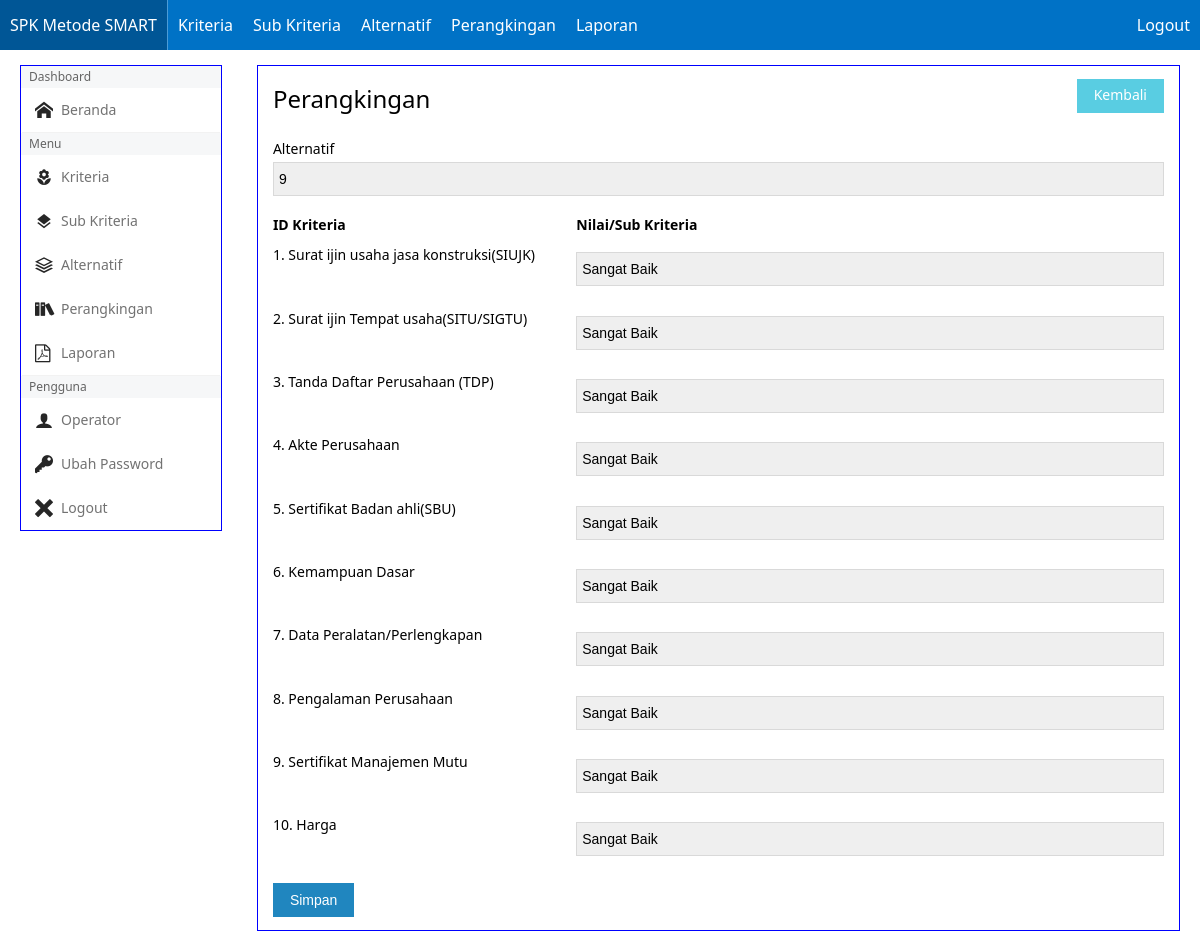
/perangkingan.php?page=form&alt=9&kri=21&nilai=25 (signed in), run on the app's committed database.
### tables this page shows
CREATE TABLE `smart_kriteria` (
  `id_kriteria` int(11) NOT NULL,
  `nama_kriteria` varchar(45) NOT NULL,
  `bobot_kriteria` double NOT NULL
);

### perangkingan.php (the view, shortened to what this page needs)
<?php
include "header.php";
$page = isset($_GET['page'])?$_GET['page']:"";
?>
<div class="row cells4">
	<div class="cell colspan2">
		<h3>Perangkingan</h3>
	</div>
<?php
if($page=='form'){
?>
	<div class="cell colspan2 align-right">
		<a href="perangkingan.php" class="button info">Kembali</a>
	</div>
</div>
	<form method="post">
		<label>Alternatif</label>
		<div class="input-control select full-size">
		    <select name="alt">
		    	<option value="<?php echo isset($_GET['alt'])? $_GET['alt'] : ''; ?>"><?php echo isset($_GET['alt'])? $_GET['alt'] : ''; ?></option>
		    </select>
		</div><br/><br/><b>
		<div class="row cells3">
			<div class="cell">ID Kriteria</div>
			<div class="cell colspan2">Nilai/Sub Kriteria</div>
		</div></b><br/>
		<?php
			$stmt4 = $db->prepare("select * from smart_kriteria");
			$stmt4->execute();
			$no=1;
			while($row4 = $stmt4->fetch()){
		?>
		<div class="row cells3">
			<div class="cell"><input type="hidden" name="kri[<?php echo $row4['id_kriteria'] ?>]" value="<?php echo $row4['id_kriteria'] ?>"><?php echo $no++ ?>.
				<?php echo $row4['nama_kriteria'] ?></div>
			<div class="cell colspan2">
				<div class="input-control select full-size">
				    <select name="altkri[<?php echo $row4['id_kriteria'] ?>]">
				    	<?php
						$stmt5 = $db->prepare("select * from smart_sub_kriteria where id_kriteria='".$row4['id_kriteria']."'");
						$stmt5->execute();
						while($row5 = $stmt5->fetch()){
						?>
				    	<option value="<?php echo $row5['nilai_sub_kriteria'] ?>"><?php echo $row5['nama_sub_kriteria'] ?></option>
				    	<?php
				    	}
				    	?>
				    </select>
				</div>
			</div>
		</div>
		<?php
		    }
		?>
		<?php
		if (isset($_GET['id'])) {
			?>
			<button type="submit" name="update" class="button warning">Update</button>
			<?php
		} else{
			?>
			<button type="submit" name="simpan" class="button primary">Simpan</button>
			<?php
		}
		?>
	</form>
<?php
} else if($page=='hapus'){
?>
	<div class="cell colspan2 align-right">
	</div>
</div>
<?php
	if(isset($_GET['alt'])){
		$stmt = $db->prepare("delete from smart_alternatif_kriteria where id_alternatif='".$_GET['alt']."'");
	 	if($stmt->execute()){
	 		?>
	 		<script type="text/javascript">location.href='perangkingan.php'</script>
	 		<?php
	 	}
	}
}
include "footer.php";
?>

### css/metro-responsive.css (style rules this page uses)
@media screen and (max-width: 1400px) { html { font-size: 110%; } }
@media screen and (max-width: 1200px) { html { font-size: 100%; } }

### data on the page
smart_kriteria: nama_kriteria "Surat ijin usaha jasa konstruksi(SIUJK)"
smart_kriteria: nama_kriteria "Surat ijin Tempat usaha(SITU/SIGTU)"
smart_kriteria: nama_kriteria "Tanda Daftar Perusahaan (TDP)"
smart_kriteria: nama_kriteria "Akte Perusahaan"
smart_kriteria: nama_kriteria "Sertifikat Badan ahli(SBU)"
smart_kriteria: nama_kriteria "Kemampuan Dasar"
smart_kriteria: nama_kriteria "Data Peralatan/Perlengkapan"
smart_kriteria: nama_kriteria "Pengalaman Perusahaan"
smart_kriteria: nama_kriteria "Sertifikat Manajemen Mutu"
smart_kriteria: nama_kriteria "Harga"

### other printed values
form field alt "9"
form field value "Sangat Baik"
